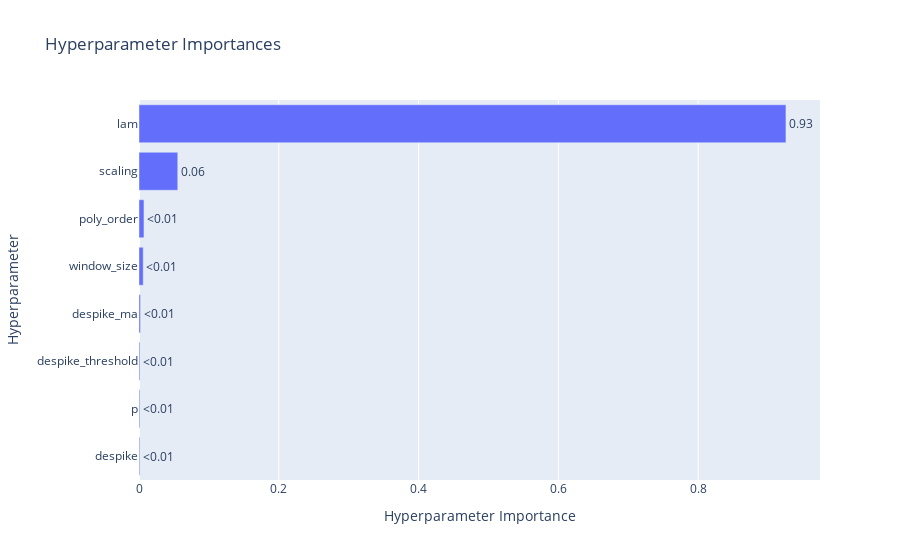

Write notebook code for a chart like this one.
### Code cell
optuna.visualization.plot_param_importances(study)

### Figure 1 — Plotly figure (JSON) as saved in the notebook; plotly's stock layout.template omitted (floating-point values rounded to 4 significant figures)
{"data": [{"cliponaxis": false, "hovertemplate": ["despike (CategoricalDistribution): 0.0011306031159149482<extra></extra>", "p (FloatDistribution): 0.0011869261169064785<extra></extra>", "despike_threshold (FloatDistribution): 0.00130146910511379<extra></extra>", "despike_ma (IntDistribution): 0.0021509195367443294<extra></extra>", "window_size (IntDistribution): 0.006032937191102737<extra></extra>", "poly_order (IntDistribution): 0.00710992109182692<extra></extra>", "scaling (CategoricalDistribution): 0.05547601872845593<extra></extra>", "lam (CategoricalDistribution): 0.9256112051139348<extra></extra>"], "name": "Objective Value", "orientation": "h", "text": ["<0.01", "<0.01", "<0.01", "<0.01", "<0.01", "<0.01", "0.06", "0.93"], "textposition": "outside", "type": "bar", "x": [0.001131, 0.001187, 0.001301, 0.002151, 0.006033, 0.00711, 0.05548, 0.9256], "y": ["despike", "p", "despike_threshold", "despike_ma", "window_size", "poly_order", "scaling", "lam"]}], "layout": {"title": {"text": "Hyperparameter Importances"}, "xaxis": {"title": {"text": "Hyperparameter Importance"}}, "yaxis": {"title": {"text": "Hyperparameter"}}}}
